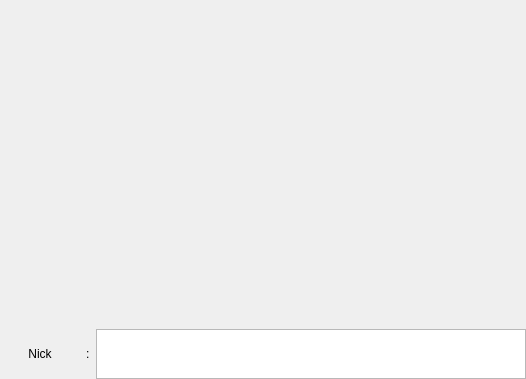
<?xml version="1.0" encoding="UTF-8"?>
<ui version="4.0">
 <class>QIRCWidget</class>
 <widget class="QWidget" name="QIRCWidget">
  <property name="geometry">
   <rect>
    <x>0</x>
    <y>0</y>
    <width>526</width>
    <height>379</height>
   </rect>
  </property>
  <property name="sizePolicy">
   <sizepolicy hsizetype="Preferred" vsizetype="Expanding">
    <horstretch>0</horstretch>
    <verstretch>0</verstretch>
   </sizepolicy>
  </property>
  <property name="windowTitle">
   <string>Form</string>
  </property>
  <layout class="QVBoxLayout" name="verticalLayout">
   <property name="spacing">
    <number>2</number>
   </property>
   <property name="leftMargin">
    <number>0</number>
   </property>
   <property name="topMargin">
    <number>0</number>
   </property>
   <property name="rightMargin">
    <number>0</number>
   </property>
   <property name="bottomMargin">
    <number>0</number>
   </property>
   <item>
    <widget class="QTabWidget" name="channelsTabWidget">
     <property name="sizePolicy">
      <sizepolicy hsizetype="Expanding" vsizetype="Expanding">
       <horstretch>0</horstretch>
       <verstretch>0</verstretch>
      </sizepolicy>
     </property>
     <property name="documentMode">
      <bool>true</bool>
     </property>
     <property name="tabsClosable">
      <bool>true</bool>
     </property>
    </widget>
   </item>
   <item>
    <layout class="QHBoxLayout" name="horizontalLayout">
     <property name="spacing">
      <number>6</number>
     </property>
     <item>
      <widget class="QPushButton" name="nickPushButton">
       <property name="sizePolicy">
        <sizepolicy hsizetype="Minimum" vsizetype="Minimum">
         <horstretch>0</horstretch>
         <verstretch>0</verstretch>
        </sizepolicy>
       </property>
       <property name="autoFillBackground">
        <bool>false</bool>
       </property>
       <property name="text">
        <string>Nick</string>
       </property>
       <property name="flat">
        <bool>true</bool>
       </property>
      </widget>
     </item>
     <item>
      <widget class="QLabel" name="label">
       <property name="sizePolicy">
        <sizepolicy hsizetype="Minimum" vsizetype="Minimum">
         <horstretch>0</horstretch>
         <verstretch>0</verstretch>
        </sizepolicy>
       </property>
       <property name="text">
        <string>:</string>
       </property>
      </widget>
     </item>
     <item>
      <widget class="ChatMessageTextEdit" name="chatMessageTextEdit">
       <property name="sizePolicy">
        <sizepolicy hsizetype="Expanding" vsizetype="Minimum">
         <horstretch>0</horstretch>
         <verstretch>0</verstretch>
        </sizepolicy>
       </property>
       <property name="maximumSize">
        <size>
         <width>16777215</width>
         <height>50</height>
        </size>
       </property>
      </widget>
     </item>
    </layout>
   </item>
  </layout>
 </widget>
 <customwidgets>
  <customwidget>
   <class>ChatMessageTextEdit</class>
   <extends>QTextEdit</extends>
   <header>chatmessagetextedit.h</header>
  </customwidget>
 </customwidgets>
 <resources/>
 <connections/>
</ui>
